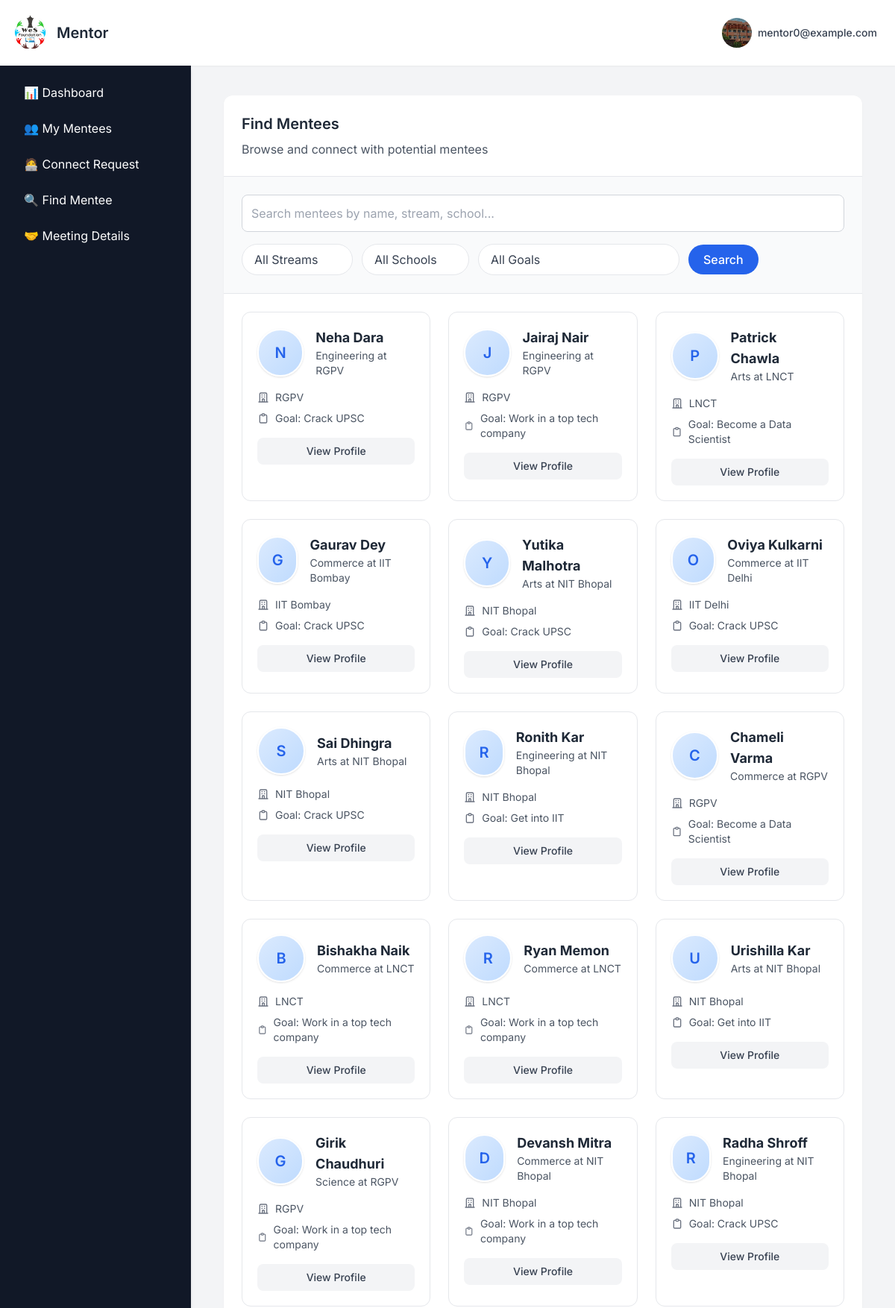
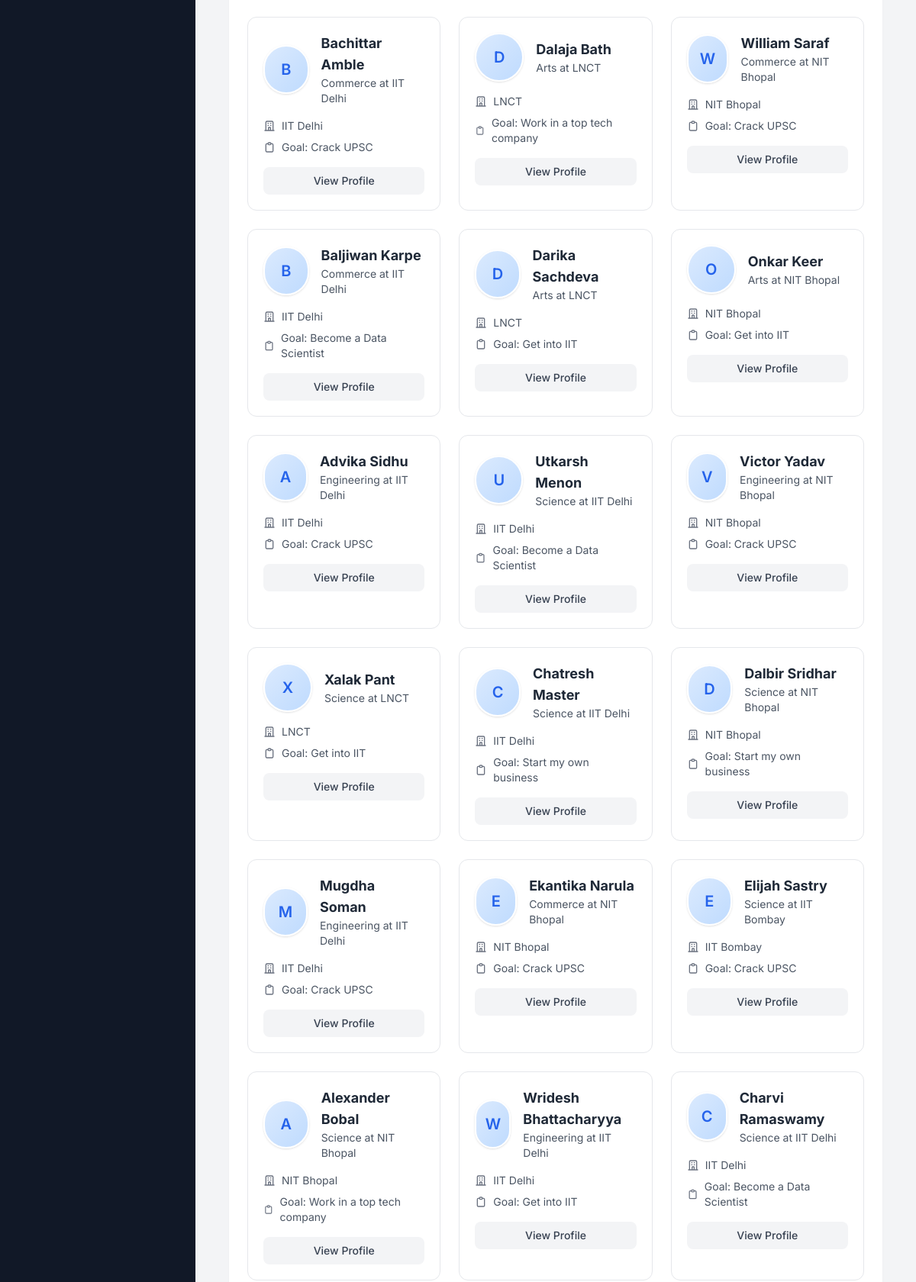
Page /find_mentees (signed in, upper part) on the committed database (2 pictures, top to bottom).
### app.py (models this page shows, shortened)
class MentorProfile(db.Model):
    __tablename__="mentor_profile"
    id = db.Column(db.Integer, primary_key=True)
    user_id= db.Column(db.Integer, db.ForeignKey("signup_details.id"),nullable=False)
    profession = db.Column(db.String(100))
    skills = db.Column(db.Text)  # New field - comma separated skills
    role = db.Column(db.String(100))  # New field - job role/position
    industry_sector = db.Column(db.String(100))  # New field - industry/sector
    organisation = db.Column(db.String(150))
    years_of_experience = db.Column(db.String(100))
    whatsapp = db.Column(db.String(20))
    location = db.Column(db.String(100))  # New field - country
    education = db.Column(db.String(150))
    language = db.Column(db.String(100))  # Can store multiple languages comma separated
    linkedin_link = db.Column(db.String(200))  # New field
    github_link = db.Column(db.String(200))  # New field
    portfolio_link = db.Column(db.String(200))  # New field
    other_social_link = db.Column(db.String(200))
    mentorship_topics = db.Column(db.Text)  # New field - topics they can mentor on
    mentorship_type_preference = db.Column(db.String(200))  # New field - school, women, etc.
    preferred_communication = db.Column(db.String(100))  # online, offline, hybrid
    availability = db.Column(db.String(100))
    connect_frequency = db.Column(db.String(100))
    preferred_duration = db.Column(db.String(100))  # New field - 1 month, 6 months, etc.
    why_mentor = db.Column(db.Text)  # Changed from "why become mentor" to "why mentor"
    mentorship_philosophy = db.Column(db.Text)  # New field
    mentorship_motto = db.Column(db.String(300))  # New field
    additional_info = db.Column(db.Text)
    profile_picture = db.Column(db.String(100))
    status = db.Column(db.String(20), default="pending")

class User(db.Model):
    __tablename__ = "signup_details"
    id = db.Column(db.Integer, primary_key=True)
    name = db.Column(db.String(100), nullable=False)
    email = db.Column(db.String(100), unique=True, nullable=False)
    password = db.Column(db.String(200), nullable=False)   # length thoda bada
    user_type = db.Column(db.String(10), nullable=False)
    mentor_profile = db.relationship("MentorProfile", backref="user", uselist=False)

class MenteeProfile(db.Model):
    __tablename__ = "mentee_profile"
    id = db.Column(db.Integer, primary_key=True)
    user_id = db.Column(db.Integer, db.ForeignKey("signup_details.id"), nullable=False)
    dob = db.Column(db.String(20))
    school_college_name = db.Column(db.String(150))
    mobile_number = db.Column(db.String(20))
    whatsapp_number = db.Column(db.String(20))
    govt_private = db.Column(db.String(50))
    stream = db.Column(db.String(100))
    class_year = db.Column(db.String(50))
    favourite_subject = db.Column(db.String(100))
    goal = db.Column(db.Text)
    parent_name = db.Column(db.String(150))
    parent_mobile = db.Column(db.String(20))
    comments = db.Column(db.Text)
    terms_agreement = db.Column(db.String(10))  # Yes / No
    profile_picture = db.Column(db.String(100))  # store image filename
    status = db.Column(db.String(20), default="pending")  # Add this
    user = db.relationship("User", backref="mentee_profile", uselist=False)

### app.py (the view, shortened to what this page needs)
@app.route("/find_mentees", methods=["GET"])
def find_mentees():
    if "email" not in session or session.get("user_type") != "1":
        return redirect(url_for("signin"))
    query = MenteeProfile.query.join(User, MenteeProfile.user_id == User.id)
    source_page = request.args.get("from", "mentor")
    search_query = request.args.get("search", "").lower()
    stream_filter = request.args.get("stream", "")
    school_filter = request.args.get("school", "")
    goal_filter = request.args.get("goal", "")
    if stream_filter:
        query = query.filter(MenteeProfile.stream == stream_filter)
    if school_filter:
        query = query.filter(MenteeProfile.school_college_name == school_filter)
    if goal_filter:
        query = query.filter(MenteeProfile.goal == goal_filter)
    filtered_mentees = query.all()
    streams = sorted({m.stream for m in MenteeProfile.query.with_entities(MenteeProfile.stream).distinct() if m.stream})
    schools = sorted({m.school_college_name for m in MenteeProfile.query.with_entities(MenteeProfile.school_college_name).distinct() if m.school_college_name})
    goals = sorted({m.goal for m in MenteeProfile.query.with_entities(MenteeProfile.goal).distinct() if m.goal})
    if source_page == "supervisor":
        return render_template(
            "supervisor_find_mentee.html",
            all_mentees=filtered_mentees,
            streams=streams,
            schools=schools,
            goals=goals,
            active_section="mentees",
            show_sidebar=True
        )
    else:  # default mentor
        return render_template(
            "mentor_find_mentees.html",
            all_mentees=filtered_mentees,
            streams=streams,
            schools=schools,
            goals=goals,
            active_section="findmentees",
            show_sidebar=True
        )

### app.py (called while the page is built, shortened)
@app.context_processor
def inject_profile_complete():
    profile_complete = True  # Default to True (no popup)
    if "email" in session and session.get("user_type") in ["1", "2"]:
        user = User.query.filter_by(email=session["email"]).first()
        if user:
            profile_complete = check_profile_complete(user.id, session.get("user_type"))
            print(f"🔍 Context Processor - User: {user.email}, Type: {session.get('user_type')}, Profile Complete: {profile_complete}")
        else:
            print(f"❌ Context Processor - User not found for email: {session['email']}")
    else:
        print(f"ℹ️ Context Processor - Not a mentor/mentee or not logged in. User type: {session.get('user_type')}")
    return dict(profile_complete=profile_complete)

def check_profile_complete(user_id, user_type):
    print(f"🔍 Checking profile completion for user_id: {user_id}, user_type: {user_type}")
    if user_type == "1":  # Mentor
        profile = MentorProfile.query.filter_by(user_id=user_id).first()
        print(f"📊 Mentor profile found: {profile is not None}")
        if profile:
            has_basic_info = any([
                profile.profession,
                profile.organisation,
                profile.whatsapp,
                profile.location,
                profile.education,
                profile.years_of_experience
            ])
            print(f"✅ Mentor profile complete: {has_basic_info}")
            return has_basic_info
        print("❌ No mentor profile found")
        return False
    print(f"⚠️ Unknown user type: {user_type}")
    return True  # Default to True for unknown types (no popup)

### templates/mentor_find_mentees.html (shortened to what this page needs)
{% extends "base2.html" %}
{% block user %}Mentor{% endblock %}
{% block content %}
  <main class="max-w-7xl mx-auto px-2 sm:px-3 lg:px-3 py-2">
<section id="findmentees" class="hidden bg-white rounded-xl shadow-sm overflow-hidden">
    <div class="p-6 border-b border-gray-200">
      <h2 class="text-xl font-semibold text-gray-800 mb-2">Find Mentees</h2>
      <p class="text-gray-600">Browse and connect with potential mentees</p>
    </div>
    <div class="p-6 bg-gray-50 border-b border-gray-200">
      <input type="text" id="findMenteeSearch" placeholder="Search mentees by name, stream, school..."
             class="w-full p-3 mb-4 border border-gray-300 rounded-lg"
             onkeyup="filterMentees()">
      <form method="GET" action="">
        <div class="flex flex-wrap items-center gap-3">
          <div class="relative">
            <select name="stream" class="appearance-none pl-4 pr-10 py-2 border rounded-full text-gray-700 bg-white">
              <option value="" {% if not request.args.get('stream') %}selected{% endif %}>All Streams</option>
            </select>
          </div>
          <div class="relative">
            <select name="school" class="appearance-none pl-4 pr-10 py-2 border rounded-full text-gray-700 bg-white">
              <option value="" {% if not request.args.get('school') %}selected{% endif %}>All Schools</option>
            </select>
          </div>
          <div class="relative">
            <select name="goal" class="appearance-none pl-4 pr-10 py-2 border rounded-full text-gray-700 bg-white">
              <option value="" {% if not request.args.get('goal') %}selected{% endif %}>All Goals</option>
            </select>
          </div>
          <button type="submit" class="px-5 py-2 rounded-full bg-blue-600 text-white font-medium">
            Search
          </button>
        </div>
      </form>
    </div>
    <div class="p-6">
      {% if all_mentees and all_mentees|length > 0 %}
      <div class="grid grid-cols-1 md:grid-cols-2 lg:grid-cols-3 gap-6" id="menteesContainer">
        {% for mentee in all_mentees %}
        <div class="mentee-card bg-white rounded-xl border border-gray-200 p-5 transition-all hover:shadow-md">
          <div class="flex items-center gap-4 mb-4">
            {% if mentee.profile_picture %}
              <img src="{{ url_for('static', filename='uploads/' ~ mentee.profile_picture) }}"
                   alt="{{ mentee.user.name }}"
                   class="w-16 h-16 rounded-full object-cover border-2 border-white shadow">
            {% else %}
              <div class="w-16 h-16 rounded-full bg-gradient-to-br from-blue-100 to-blue-200 flex items-center justify-center text-blue-600 border-2 border-white shadow">
                <span class="text-xl font-semibold">{{ mentee.user.name[0] if mentee.user.name else '?' }}</span>
              </div>
            {% endif %}
            <div>
              <h3 class="text-lg font-bold text-gray-800 mentee-name">{{ mentee.user.name }}</h3>
              <p class="text-sm text-gray-600 mentee-stream">{{ mentee.stream }} at {{ mentee.school_college_name }}</p>
            </div>
          </div>
          <div class="space-y-2 mb-4">
            <div class="flex items-center text-sm text-gray-600 mentee-school">
              <span>{{ mentee.school_college_name if mentee.school_college_name else 'Not specified' }}</span>
            </div>
            <div class="flex items-center text-sm text-gray-600">
              <span>Goal: {{ mentee.goal if mentee.goal else 'Not specified' }}</span>
            </div>
          </div>
<button
    class="view-profile-btn w-full px-4 py-2 bg-gray-100 text-gray-700 text-sm font-medium rounded-lg hover:bg-gray-200 transition"
    data-mentee='{{ {
        "name": mentee.user.name,
        "stream": mentee.stream,
        "school": mentee.school_college_name,
        "goal": mentee.goal,
        "dob": mentee.dob,
        "mobileNumber": mentee.mobile_number,
        "whatsappNumber": mentee.whatsapp_number,
        "parentName": mentee.parent_name,
        "parentMobile": mentee.parent_mobile,
        "comments": mentee.comments,
        "profilePic": mentee.profile_picture,
        "classYear": mentee.class_year,
        "favouriteSubject": mentee.favourite_subject
    }|tojson }}'>
    View Profile
</button>
        </div>
        {% endfor %}
      </div>
      {% endif %}
    </div>
  </section>
</main>
{% endblock %}

### templates/base2.html (shortened to what this page needs)
<!DOCTYPE html>
<html lang="en">
<head>
    <script src="https://cdn.tailwindcss.com"></script>
</head>
<body class="flex flex-col h-screen overflow-hidden">
    <nav class="bg-white shadow-sm p-4 flex justify-between items-center z-10">
        <div class="flex items-center space-x-2">
            <a href="
            {% if session.get('user_type') == '0' %}
                {{ url_for('supervisordashboard') }}
            {% elif session.get('user_type') == '1' %}
                {{ url_for('mentordashboard') }}
            {% elif session.get('user_type') == '2' %}
                {{ url_for('menteedashboard') }}
            {% else %}
                {{ url_for('home') }}
            {% endif %}
            " class="flex items-center">
                <img src="{{ url_for('static', filename='img/logo.jpg') }}" alt="LOGO" class="h-12 w-12 rounded-full mr-3">
                <span class="text-xl font-semibold text-gray-800">{% block user %}{% endblock %}</span>
            </a>
        </div>
        <div class="relative">
            <button id="profile-dropdown-btn" class="group flex items-center space-x-2 p-2 rounded-full hover:bg-gray-600 hover:text-white transition-colors duration-200 focus:outline-none focus:ring focus:ring-blue-300">
                <div class="top-right-profile">
                    {% if current_user_profile_pic and current_user_profile_pic != 'default.png' %}
                        <img src="{{ url_for('static', filename='uploads/' + current_user_profile_pic) }}"
                             alt="Profile Picture" class="w-10 h-10 rounded-full object-cover">
                    {% else %}
                        <img src="{{ url_for('static', filename='uploads/default.png') }}"
                             alt="Profile Picture" class="w-10 h-10 rounded-full object-cover">
                    {% endif %}
                </div>
                <span class="text-sm font-medium text-gray-700 group-hover:text-white hidden sm:block">{{ session.get('email') }}</span>
            </button>
        </div>
    </nav>
    <div class="flex flex-1 overflow-hidden">
        {% if show_sidebar %}
            <aside id="sidebar"
                   class="fixed inset-y-0 left-0 w-64 bg-gray-900 shadow-md p-4 space-y-2 overflow-y-auto
                          transform -translate-x-full transition-transform duration-200 ease-in-out
                          md:relative md:translate-x-0 z-20">
                {% if session.get('user_type') == '0' %}
                    <a href="{{ url_for('supervisordashboard')}}"
                       class="block px-4 py-2 text-white hover:bg-gray-600 rounded-md">
                       📊 Dashboard
                    </a>
                    <a href="{{ url_for('supervisor_find_mentor')}}"
                       class="block px-4 py-2 text-white hover:bg-gray-600 rounded-md">
                       🎓 Mentors
                    </a>
                    <a href="{{ url_for('supervisor_find_mentee')}}"
                       class="block px-4 py-2 text-white hover:bg-gray-600 rounded-md">
                       👥 Mentees
                    </a>
                    <a href="{{ url_for('view_requests')}}"
                       class="block px-4 py-2 text-white hover:bg-gray-600 rounded-md">
                       📩 Requests
                    </a>
                    <a href="{{ url_for('supervisor_meeting_details')}}"
                       class="block px-4 py-2 text-white hover:bg-gray-600 rounded-md">
                        🤝 Meeting Details
                    </a>
                {% elif session.get('user_type') == '1' %}
                    <a href="{{ url_for('mentordashboard')}}"
                       class="block px-4 py-2 text-white hover:bg-gray-600 rounded-md">
                       📊 Dashboard
                    </a>
                    <a href="{{ url_for('my_mentees')}}"
                       class="block px-4 py-2 text-white hover:bg-gray-600 rounded-md">
                       👥 My Mentees
                    </a>
                    <a href="{{ url_for('mentor_mentorship_request')}}"
                       class="block px-4 py-2 text-white hover:bg-gray-600 rounded-md">
                       🧑‍💻 Connect Request
                    </a>
                    <a href="{{ url_for('find_mentees')}}"
                       class="block px-4 py-2 text-white hover:bg-gray-600 rounded-md">
                       🔍 Find Mentee
                    </a>
                    <a href="{{ url_for('mentor_meeting_details')}}"
                       class="block px-4 py-2 text-white hover:bg-gray-600 rounded-md">
                        🤝 Meeting Details
                    </a>
                {% endif %}
            </aside>
        {% endif %}
        <main class="flex-1 p-8 overflow-y-auto pb-40">
            {% block content %}{% endblock %}
        </main>
    </div>
</body>
</html>

### templates/base2.html (style rules this page uses)
body { font-family: 'Inter', sans-serif; background-color: #f3f4f6; }

### rows in the picture
MentorProfile: profile_picture (picture)
User: get "mentor0@example.com"
MenteeProfile: user "N", user.name "Neha Dara", stream "Engineering", school_college_name "RGPV", goal "Crack UPSC"
MenteeProfile: user "J", user.name "Jairaj Nair", stream "Engineering", school_college_name "RGPV", goal "Work in a top tech company"
MenteeProfile: user "P", user.name "Patrick Chawla", stream "Arts", school_college_name "LNCT", goal "Become a Data Scientist"
MenteeProfile: user "G", user.name "Gaurav Dey", stream "Commerce", school_college_name "IIT Bombay", goal "Crack UPSC"
MenteeProfile: user "Y", user.name "Yutika Malhotra", stream "Arts", school_college_name "NIT Bhopal", goal "Crack UPSC"
MenteeProfile: user "O", user.name "Oviya Kulkarni", stream "Commerce", school_college_name "IIT Delhi", goal "Crack UPSC"
MenteeProfile: user "S", user.name "Sai Dhingra", stream "Arts", school_college_name "NIT Bhopal", goal "Crack UPSC"
MenteeProfile: user "R", user.name "Ronith Kar", stream "Engineering", school_college_name "NIT Bhopal", goal "Get into IIT"
MenteeProfile: user "C", user.name "Chameli Varma", stream "Commerce", school_college_name "RGPV", goal "Become a Data Scientist"
MenteeProfile: user "B", user.name "Bishakha Naik", stream "Commerce", school_college_name "LNCT", goal "Work in a top tech company"
MenteeProfile: user "R", user.name "Ryan Memon", stream "Commerce", school_college_name "LNCT", goal "Work in a top tech company"
MenteeProfile: user "U", user.name "Urishilla Kar", stream "Arts", school_college_name "NIT Bhopal", goal "Get into IIT"
MenteeProfile: user "G", user.name "Girik Chaudhuri", stream "Science", school_college_name "RGPV", goal "Work in a top tech company"
MenteeProfile: user "D", user.name "Devansh Mitra", stream "Commerce", school_college_name "NIT Bhopal", goal "Work in a top tech company"
MenteeProfile: user "R", user.name "Radha Shroff", stream "Engineering", school_college_name "NIT Bhopal", goal "Crack UPSC"
MenteeProfile: user "B", user.name "Bachittar Amble", stream "Commerce", school_college_name "IIT Delhi", goal "Crack UPSC"
MenteeProfile: user "D", user.name "Dalaja Bath", stream "Arts", school_college_name "LNCT", goal "Work in a top tech company"
MenteeProfile: user "W", user.name "William Saraf", stream "Commerce", school_college_name "NIT Bhopal", goal "Crack UPSC"
MenteeProfile: user "B", user.name "Baljiwan Karpe", stream "Commerce", school_college_name "IIT Delhi", goal "Become a Data Scientist"
MenteeProfile: user "D", user.name "Darika Sachdeva", stream "Arts", school_college_name "LNCT", goal "Get into IIT"
MenteeProfile: user "O", user.name "Onkar Keer", stream "Arts", school_college_name "NIT Bhopal", goal "Get into IIT"
MenteeProfile: user "A", user.name "Advika Sidhu", stream "Engineering", school_college_name "IIT Delhi", goal "Crack UPSC"
MenteeProfile: user "U", user.name "Utkarsh Menon", stream "Science", school_college_name "IIT Delhi", goal "Become a Data Scientist"
MenteeProfile: user "V", user.name "Victor Yadav", stream "Engineering", school_college_name "NIT Bhopal", goal "Crack UPSC"
MenteeProfile: user "X", user.name "Xalak Pant", stream "Science", school_college_name "LNCT", goal "Get into IIT"
MenteeProfile: user "C", user.name "Chatresh Master", stream "Science", school_college_name "IIT Delhi", goal "Start my own business"
MenteeProfile: user "D", user.name "Dalbir Sridhar", stream "Science", school_college_name "NIT Bhopal", goal "Start my own business"
MenteeProfile: user "M", user.name "Mugdha Soman", stream "Engineering", school_college_name "IIT Delhi", goal "Crack UPSC"
MenteeProfile: user "E", user.name "Ekantika Narula", stream "Commerce", school_college_name "NIT Bhopal", goal "Crack UPSC"
MenteeProfile: user "E", user.name "Elijah Sastry", stream "Science", school_college_name "IIT Bombay", goal "Crack UPSC"
MenteeProfile: user "A", user.name "Alexander Bobal", stream "Science", school_college_name "NIT Bhopal", goal "Work in a top tech company"
MenteeProfile: user "W", user.name "Wridesh Bhattacharyya", stream "Engineering", school_college_name "IIT Delhi", goal "Get into IIT"
MenteeProfile: user "C", user.name "Charvi Ramaswamy", stream "Science", school_college_name "IIT Delhi", goal "Become a Data Scientist"
